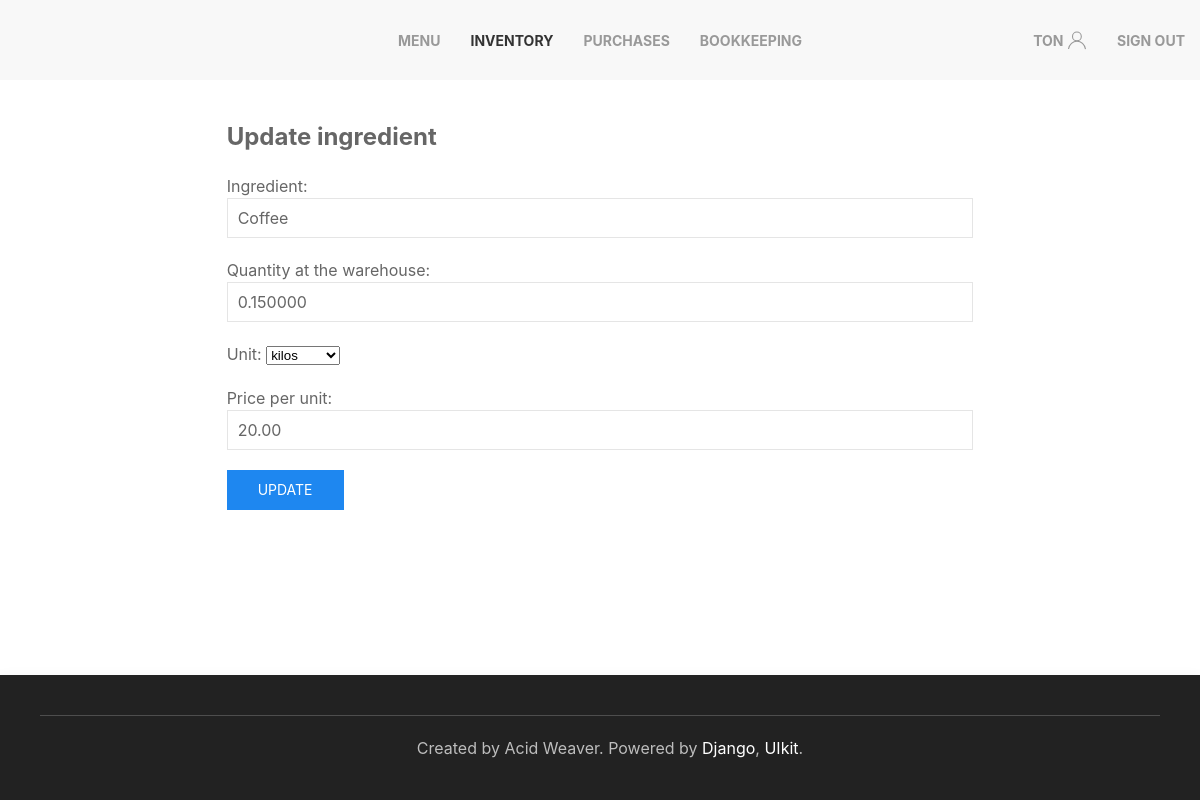
Page /inventory/2 (signed in) on the earlier database version.
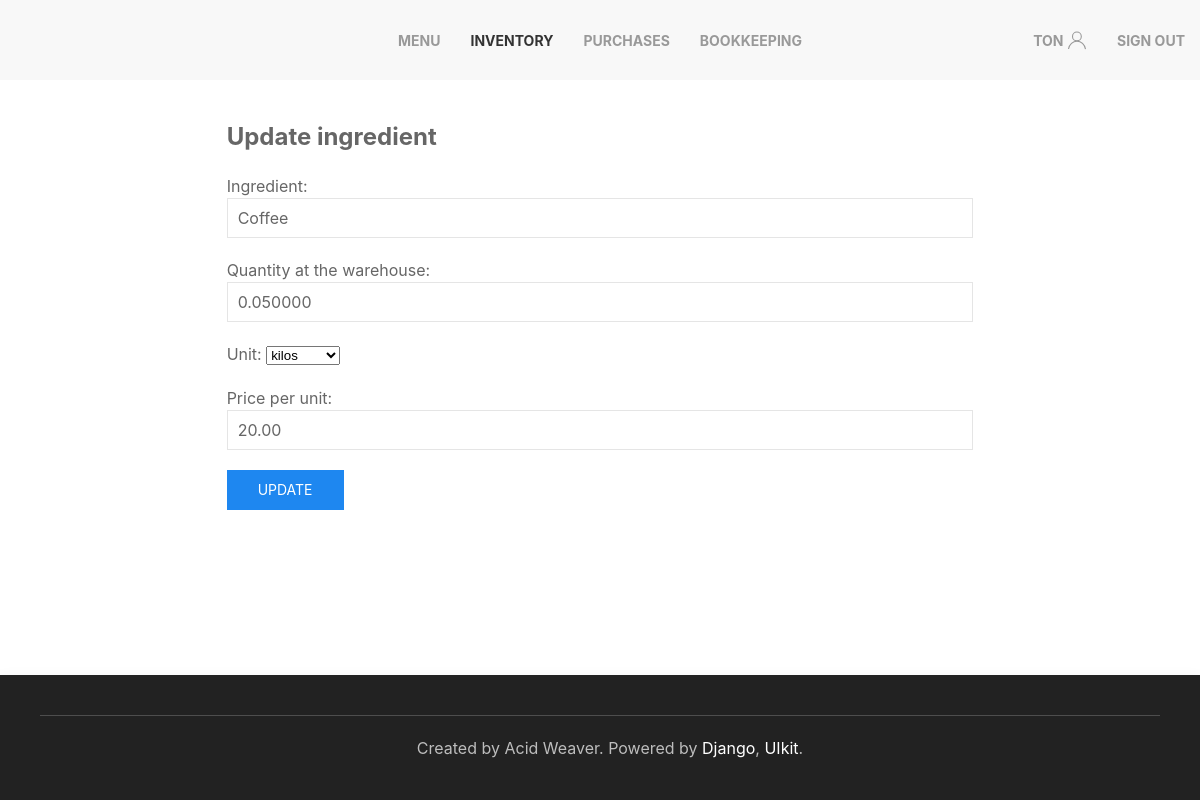
Same page on the later database version.
### inventory/models.py (models this page shows, shortened)
class Ingredient(models.Model):
	title = models.CharField(max_length=63, unique=True)
	quantity = models.DecimalField(max_digits=12, decimal_places=6, default=0)
	class PossibleUnits(models.TextChoices):
		GRAM = 'g.', _('grams')
		KILO = 'kg.', _('kilos')
		LITER = 'L.', _('liters')
		MLITER = 'ml.', _('milliliters')
		AMOUNT = 'num', _('amount')
	unit = models.CharField(max_length=3, choices=PossibleUnits.choices, default=PossibleUnits.AMOUNT)
	price = models.DecimalField(max_digits=5, decimal_places=2, default=0)

### inventory/views.py (the view)
# urls.py: path('inventory/<pk>', IngredientUpdateView.as_view(), name='update_ingredient'),
class IngredientUpdateView(LoginRequiredMixin, DataMixin, UpdateView):
	model = Ingredient
	form_class = IngredientForm
	template_name = 'inventory/update_ingredient.html'
	success_url = reverse_lazy('inventory')
	def get_context_data(self, **kwargs):
		context = super().get_context_data(**kwargs)
		mixin_context = self.get_user_context(title='Add Ingredient', select=1)
		return dict(list(context.items()) + list(mixin_context.items()))

### inventory/forms.py
class IngredientForm(forms.ModelForm):
	title = forms.CharField(label='Ingredient', widget=forms.TextInput(attrs={'class': 'uk-input'}))
	quantity = forms.IntegerField(label='Quantity at the warehouse', widget=forms.TextInput(attrs={'class': 'uk-input'}))
	price = forms.CharField(label='Price per unit', widget=forms.TextInput(attrs={'class': 'uk-input'}))
	class Meta:
		model = Ingredient
		fields = '__all__'

### inventory/utils.py (called while the page is built)
	def get_user_context(self, **kwargs):
		context = kwargs
		if 'select' in context:
			context['select'] = navigation[context['select']]
		context['nav_menu'] = navigation
		return context

### inventory/templates/inventory/update_ingredient.html (shortened to what this page needs)
{% extends 'inventory/base.html' %}
{% block content %}
<div class="uk-grid-match uk-margin-remove-left" uk-grid>
	<div class="uk-width-expand uk-padding-remove">
		<form method="POST">
			<fieldset class="uk-fieldset">
				<legend class="uk-legend uk-text-bold">Update ingredient</legend>
				{{ form.as_p }}
			</fieldset>
			<button class="uk-button uk-button-primary" type="submit">Update</button>
		</form>
	</div>
</div>
{% endblock %}

Differences in the rows shown:
changed Ingredient "Coffee": quantity "0.150000" → "0.050000"
